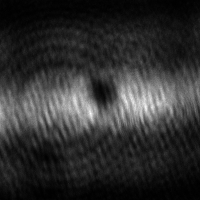
%> input picture LAB_CODE/0/1.tif, 200 x 200 px
$ octave TOF_Temp.m   (GNU Octave 9; MATLAB toolbox functions it lacks are replaced by stand-ins)
%> lines starting %> are read from the running program, lines starting %| are printed output that depends on the picture; in (x1, y1, x2, y2) boxes, pixels count from 0 and x2, y2 are one past the last pixel; in counts of white or black regions, pixels touching at a corner belong together; the program's own positions count from 1
clear all
close all

dir_NOW='E:\Data\2021-09-12\';

tof=14;
time=((0:tof)*0.2)+0.1;
pixelsize=6.5;
xposition=341;

for i=(1:1:tof)
    image1=imread([dir_NOW,'\Abs-',num2str(i),'\1.tif']);
%> image1 is the input picture: size 200x200 uint16; min 90, max 4551, mean 927.3
	image2=imread([dir_NOW,'\Abs-',num2str(i),'\2.tif']);
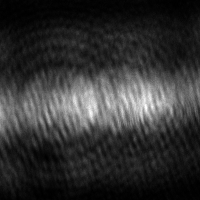
%> input picture LAB_CODE/0/2.tif, 200 x 200 px
%> image2 is the input picture: size 200x200 uint16; min 97, max 4542, mean 964.3
	image3=imread([dir_NOW,'\Abs-',num2str(i),'\3.tif']);
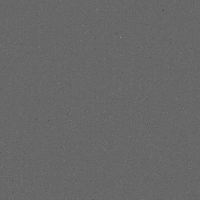
%> input picture LAB_CODE/0/3.tif, 200 x 200 px
%> image3 is the input picture: size 200x200 uint16; min 59, max 153, mean 103.9
%     image1=image1(1:300,:,1)-image3(1:300,:,1);
%     image2=image2(1:300,:,1)-image3(1:300,:,1);
    image1=image1(:,:,1)-image3(:,:,1);
    image2=image2(:,:,1)-image3(:,:,1);
    image1=im2double(image1);
%> image1: size 200x200 double
    image2=im2double(image2);
%> image2: size 200x200 double
    image3=log(image2./image1);
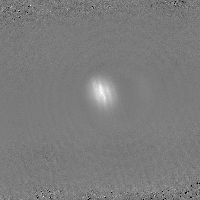
%> image3: size 200x200 double; 0.07% of the values are NaN or infinite; the others: min -3.09, max 3.26, mean 0.0131; drawn with min black, max white, NaN and infinite black
    sigma1=2;
    gausFilter=fspecial('gaussian',[2 2],sigma1);
    blur=imfilter(image3,gausFilter,'replicate');
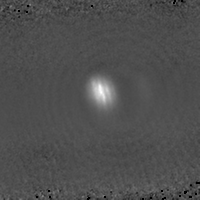
%> blur: size 200x200 double; 0.25% of the values are NaN or infinite; the others: min -1.38, max 3.07, mean 0.0132; drawn with min black, max white, NaN and infinite black
    blur=image3;
    blur(isnan(blur))=0;
%> blur: size 200x200 double; 0.01% of pixels changed, all inside (x1, y1, x2, y2) = (89, 1, 191, 199)
    blur(isinf(blur))=5.54;
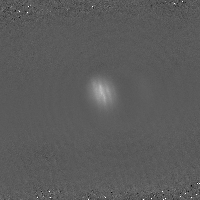
%> blur: size 200x200 double; min -3.09, max 5.54, mean 0.0161; drawn with min black and max white

   % figure;
   % imagesc(image3);
   % colormap jet;
   % set(gca,'Clim',[-0.1 3.2]);
   % colorbar
    [M,N]=size(blur);
%> M = 200; N = 200

    %[App,cxpp,cypp,sxpp,sypp,sitapp,offsetpp]=Gauss2DFit(blur,1);
     %f=fit((1:M)',blur(:,floor(cxpp)),'gauss1');
    figure
%> (the run ends here)
